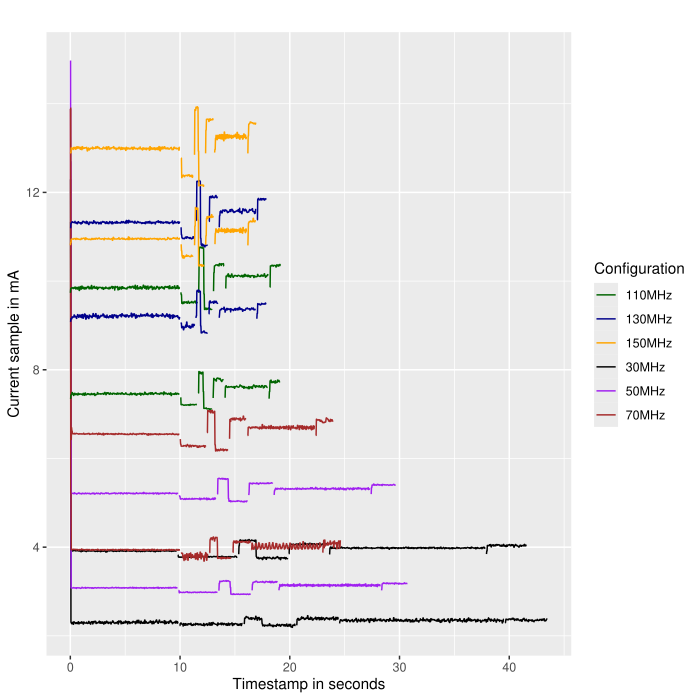

Write the R code that produced this figure.
library("ggplot2")
library("dplyr")
library(rlang)

df <- read.csv("pairs_freqs_manual.csv")
#df <- df %>%
#  mutate(
#    x_range = cut(
#      expe_num,
#      breaks = c(0, 15, 30),   # upper bound is exclusive by default
#      right = FALSE,              # [0,15), [15,30), ...
#      labels = c("non trimmed", "trimmed")
#    )
#  )
df <- df %>%
  mutate(
    legend_group = case_when(
      expe_num %in% c(4:9, 10:15)   ~ "30MHz",
      expe_num %in% c(16:21, 22:27)   ~ "50MHz",
      expe_num %in% c(28:33, 34:39)   ~ "70MHz",
      expe_num %in% c(40:45, 46:51)   ~ "110MHz",
      expe_num %in% c(52:57, 58:63)   ~ "130MHz",
      expe_num %in% c(64:69, 70:75)   ~ "150MHz"
    )
  )
df <- df %>% filter(expe_num > 3)
p <- ggplot(df, aes(x = current_timestamp, y = current_sample, color=legend_group, group=factor(expe_num))) +
	geom_line(na.rm = TRUE) +
	#scale_y_continuous(limits=c(0, 20), n.breaks=15) +
	#geom_hline(yintercept = median(df[df$expe_num == 0,]$current_sample, na.rm = TRUE), color = "red") +
	#facet_wrap(~ x_range) +
	labs(title = "", x = "Timestamp in seconds", y = "Current sample in mA") +
  scale_color_manual(
		name = "Configuration",
    values = c(
      "30MHz"      = "black",
      "50MHz"      = "purple",
      "70MHz"      = "brown",
      "110MHz"      = "dark green",
      "130MHz"      = "dark blue",
      "150MHz"      = "orange"
    )
  )
ggsave("pairs_freqs_manual.pdf", plot=p)
